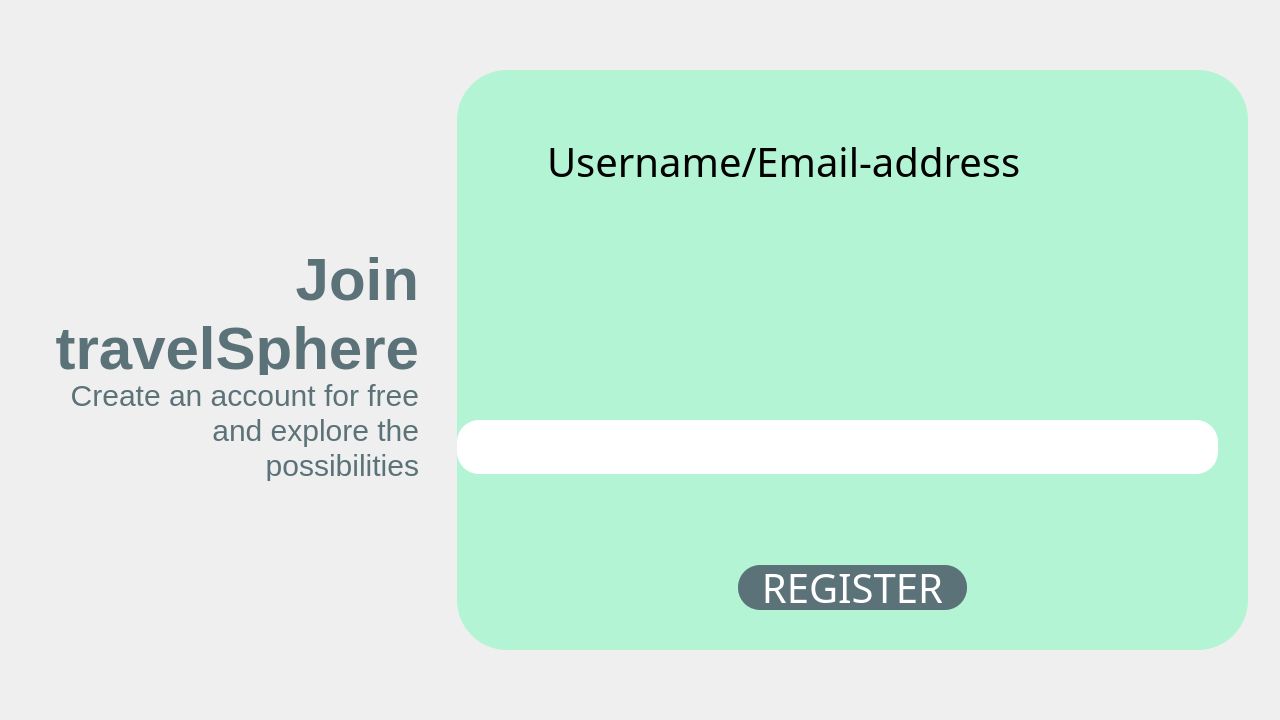
<?xml version="1.0" encoding="UTF-8"?>
<ui version="4.0">
 <class>registerpage</class>
 <widget class="QDialog" name="registerpage">
  <property name="geometry">
   <rect>
    <x>0</x>
    <y>0</y>
    <width>1280</width>
    <height>720</height>
   </rect>
  </property>
  <property name="windowTitle">
   <string>Dialog</string>
  </property>
  <property name="styleSheet">
   <string notr="true">#registerpage{
background-image:url(&quot;/Users/shashinoorghimire/Documents/Qt/projects/travelSphere/images/background.png&quot;);
}</string>
  </property>
  <widget class="QLabel" name="label_5">
   <property name="geometry">
    <rect>
     <x>0</x>
     <y>70</y>
     <width>331</width>
     <height>91</height>
    </rect>
   </property>
   <property name="styleSheet">
    <string notr="true">*{
background-image:url(&quot;/Users/shashinoorghimire/Documents/Qt/projects/travelSphere/images/logo-login.png&quot;);
}</string>
   </property>
   <property name="text">
    <string/>
   </property>
  </widget>
  <widget class="QFrame" name="frame">
   <property name="geometry">
    <rect>
     <x>457</x>
     <y>70</y>
     <width>791</width>
     <height>580</height>
    </rect>
   </property>
   <property name="styleSheet">
    <string notr="true">#frame{
background:#B3F4D4;
border-radius:50px;
}</string>
   </property>
   <property name="frameShape">
    <enum>QFrame::StyledPanel</enum>
   </property>
   <property name="frameShadow">
    <enum>QFrame::Raised</enum>
   </property>
   <widget class="QLabel" name="label">
    <property name="geometry">
     <rect>
      <x>40</x>
      <y>290</y>
      <width>321</width>
      <height>21</height>
     </rect>
    </property>
    <property name="styleSheet">
     <string notr="true">*{
font-family:Futura;
color:balck;
font-size:15px;
}</string>
    </property>
    <property name="text">
     <string/>
    </property>
   </widget>
   <widget class="QLabel" name="label_6">
    <property name="geometry">
     <rect>
      <x>30</x>
      <y>280</y>
      <width>341</width>
      <height>20</height>
     </rect>
    </property>
    <property name="styleSheet">
     <string notr="true">*{
color:black;
font-family:Helvetica;
}</string>
    </property>
    <property name="text">
     <string/>
    </property>
   </widget>
   <widget class="QLineEdit" name="lineEdit">
    <property name="geometry">
     <rect>
      <x>0</x>
      <y>350</y>
      <width>761</width>
      <height>54</height>
     </rect>
    </property>
    <property name="font">
     <font>
      <family>Futura</family>
      <pointsize>25</pointsize>
     </font>
    </property>
    <property name="styleSheet">
     <string notr="true">*{
background-color:white;
border-radius:22px;
color:black;
}</string>
    </property>
    <property name="alignment">
     <set>Qt::AlignCenter</set>
    </property>
   </widget>
   <widget class="QLabel" name="label_2">
    <property name="geometry">
     <rect>
      <x>90</x>
      <y>70</y>
      <width>614</width>
      <height>43</height>
     </rect>
    </property>
    <property name="font">
     <font>
      <family>Futura</family>
      <pointsize>30</pointsize>
     </font>
    </property>
    <property name="styleSheet">
     <string notr="true">*{
color:black;
}</string>
    </property>
    <property name="text">
     <string>Username/Email-address</string>
    </property>
   </widget>
  </widget>
  <widget class="QLabel" name="label_4">
   <property name="geometry">
    <rect>
     <x>41</x>
     <y>252</y>
     <width>378</width>
     <height>123</height>
    </rect>
   </property>
   <property name="font">
    <font>
     <family>Helvetica</family>
     <pointsize>-1</pointsize>
     <bold>true</bold>
    </font>
   </property>
   <property name="layoutDirection">
    <enum>Qt::RightToLeft</enum>
   </property>
   <property name="styleSheet">
    <string notr="true">*{
color:#5B7279;
font-size:60px;
font-weight:bold;
}</string>
   </property>
   <property name="text">
    <string>Join     
travelSphere</string>
   </property>
   <property name="alignment">
    <set>Qt::AlignRight|Qt::AlignTrailing|Qt::AlignVCenter</set>
   </property>
  </widget>
  <widget class="QPushButton" name="pushButton">
   <property name="geometry">
    <rect>
     <x>738</x>
     <y>565</y>
     <width>229</width>
     <height>45</height>
    </rect>
   </property>
   <property name="font">
    <font>
     <family>Futura</family>
     <pointsize>30</pointsize>
    </font>
   </property>
   <property name="cursor">
    <cursorShape>PointingHandCursor</cursorShape>
   </property>
   <property name="styleSheet">
    <string notr="true">*{
border-radius:22px;
background-color:#5B7279;
color:white;
}</string>
   </property>
   <property name="text">
    <string>REGISTER</string>
   </property>
  </widget>
  <widget class="QLabel" name="label_7">
   <property name="geometry">
    <rect>
     <x>40</x>
     <y>380</y>
     <width>379</width>
     <height>101</height>
    </rect>
   </property>
   <property name="font">
    <font>
     <family>Helvetica</family>
     <pointsize>-1</pointsize>
     <bold>false</bold>
    </font>
   </property>
   <property name="layoutDirection">
    <enum>Qt::RightToLeft</enum>
   </property>
   <property name="styleSheet">
    <string notr="true">*{
color:#5B7279;
font-size:30px;
}</string>
   </property>
   <property name="text">
    <string>Create an account for free 
 and explore the 
possibilities</string>
   </property>
   <property name="alignment">
    <set>Qt::AlignRight|Qt::AlignTrailing|Qt::AlignVCenter</set>
   </property>
  </widget>
 </widget>
 <resources/>
 <connections/>
</ui>
